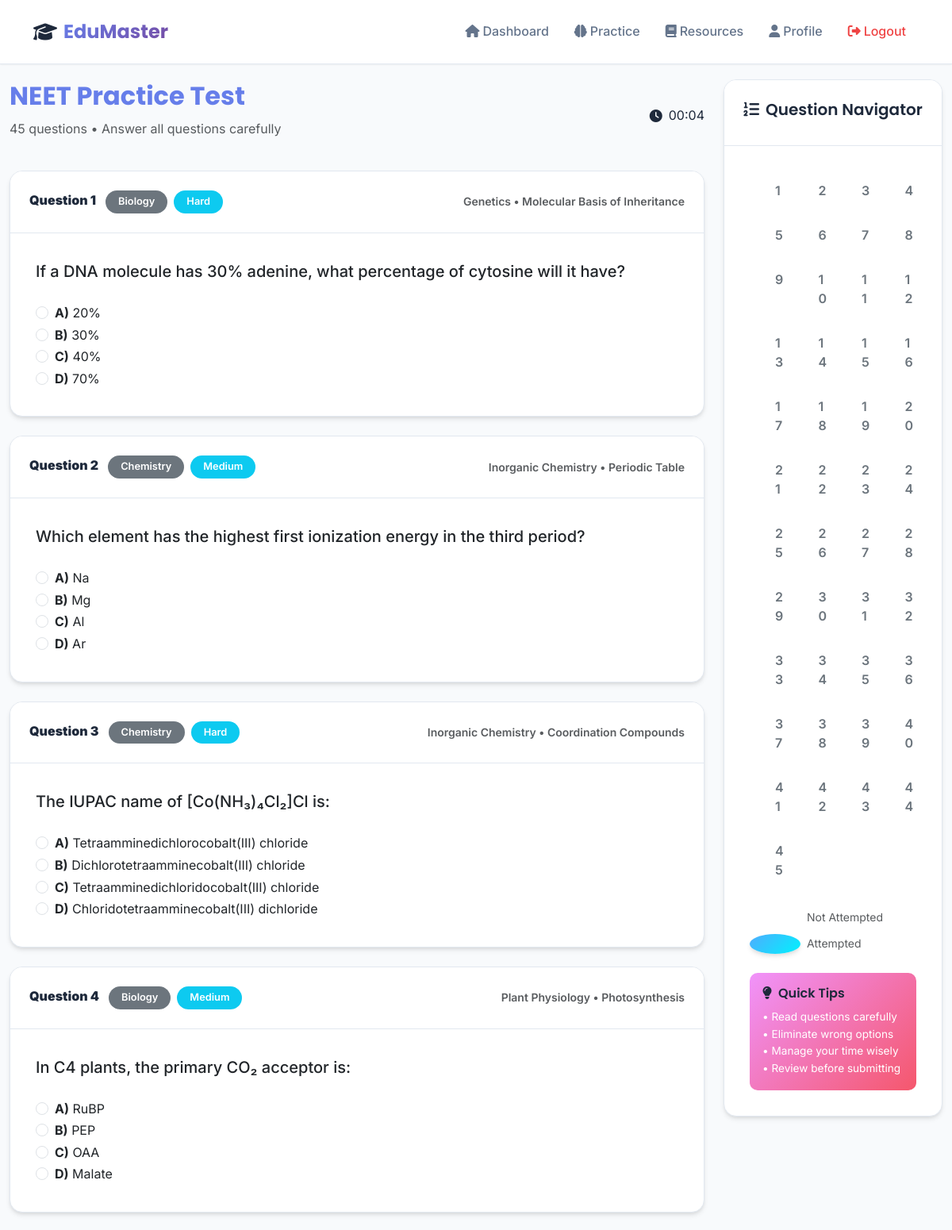
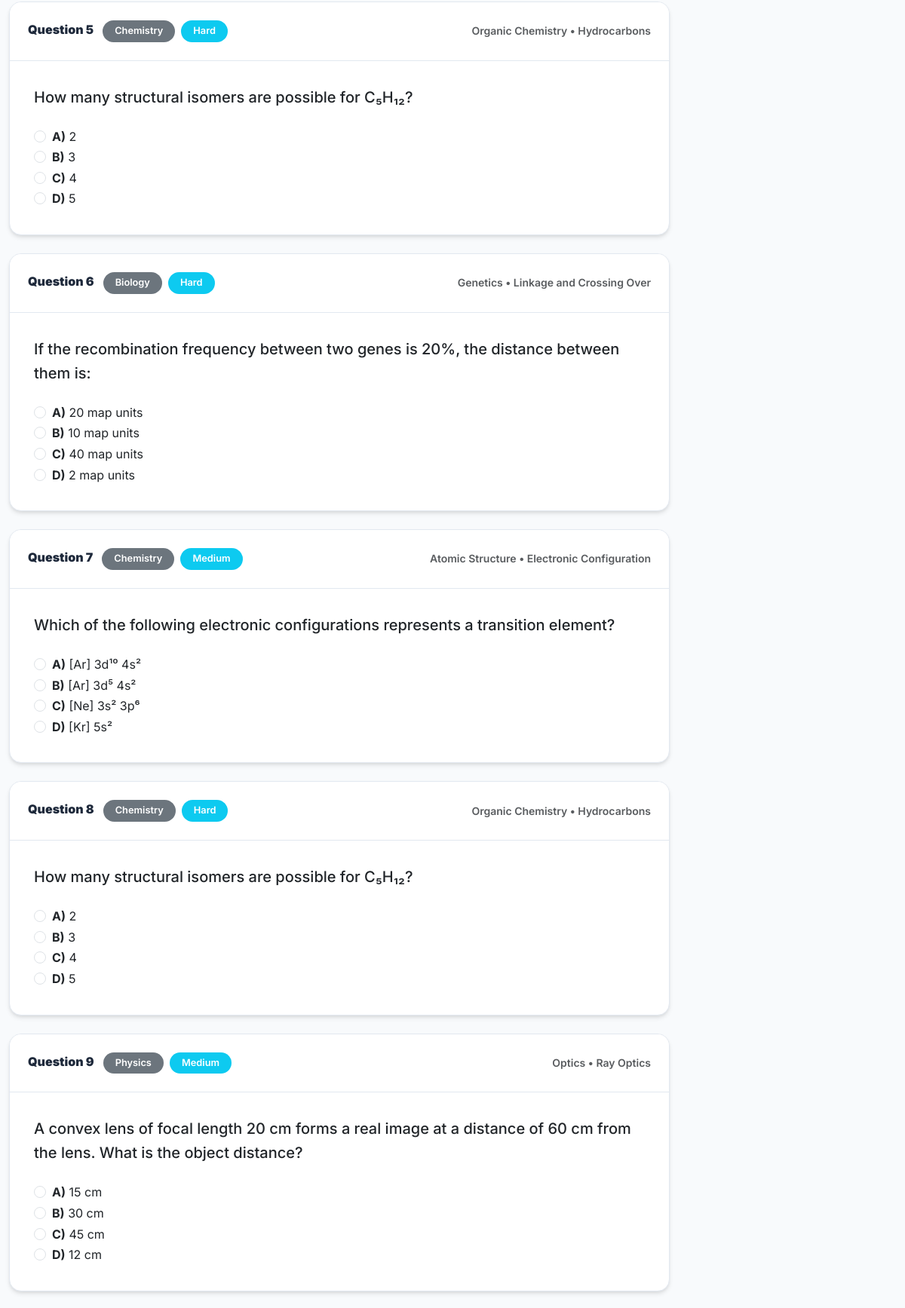
Screenshot of /start_test/neet_practice (signed in, upper part) with the database file from the repository (2 pictures, top to bottom).
### tables this page shows
CREATE TABLE questions (
            id INTEGER PRIMARY KEY AUTOINCREMENT,
            subject TEXT NOT NULL,
            chapter TEXT NOT NULL,
            topic TEXT NOT NULL,
            difficulty TEXT NOT NULL,
            question_text TEXT NOT NULL,
            option_a TEXT NOT NULL,
            option_b TEXT NOT NULL,
            option_c TEXT NOT NULL,
            option_d TEXT NOT NULL,
            correct_answer TEXT NOT NULL,
            explanation TEXT,
            stream TEXT NOT NULL,
            created_at TIMESTAMP DEFAULT CURRENT_TIMESTAMP
        );

### simple_app.py (the view)
@app.route('/start_test/<test_type>')
def start_test(test_type):
    user = get_current_user()
    if not user:
        return redirect(url_for('login'))
    test_configs = {
        'neet_full': {
            'name': 'NEET Full Test',
            'questions': 180,
            'duration': 180,  # 3 hours in minutes
            'marks_correct': 4,
            'marks_wrong': -1,
            'marks_unattempted': 0
        },
        'jee_full': {
            'name': 'JEE Main Full Test',
            'questions': 75,
            'duration': 180,  # 3 hours in minutes
            'marks_correct': 4,
            'marks_wrong': -1,
            'marks_unattempted': 0
        },
        'neet_practice': {
            'name': 'NEET Practice Test',
            'questions': 45,  # 1/4th of full test
            'duration': 45,
            'marks_correct': 4,
            'marks_wrong': -1,
            'marks_unattempted': 0
        },
        'jee_practice': {
            'name': 'JEE Practice Test',
            'questions': 20,  # Approx 1/4th of full test
            'duration': 45,
            'marks_correct': 4,
            'marks_wrong': -1,
            'marks_unattempted': 0
        }
    }
    if test_type not in test_configs:
        flash('Invalid test type')
        return redirect(url_for('practice'))
    config = test_configs[test_type]
    if user['stream'] == 'NEET' and 'jee' in test_type:
        flash('You are enrolled in NEET stream. Please select NEET tests.')
        return redirect(url_for('practice'))
    elif user['stream'] == 'JEE' and 'neet' in test_type:
        flash('You are enrolled in JEE stream. Please select JEE tests.')
        return redirect(url_for('practice'))
    conn = get_db()
    recent_attempts = conn.execute('''
        SELECT questions_attempted FROM test_attempts
        WHERE user_id = ? ORDER BY created_at DESC LIMIT 5
    ''', (user['id'],)).fetchall()
    attempted_ids = set()
    for attempt in recent_attempts:
        try:
            ids = json.loads(attempt['questions_attempted'])
            attempted_ids.update(ids)
        except:
            pass
    if attempted_ids:
        placeholders = ','.join(['?'] * len(attempted_ids))
        questions = conn.execute(f'''
            SELECT * FROM questions WHERE stream = ? AND id NOT IN ({placeholders})
            ORDER BY RANDOM() LIMIT ?
        ''', [user['stream']] + list(attempted_ids) + [config['questions']]).fetchall()
    else:
        questions = conn.execute('''
            SELECT * FROM questions WHERE stream = ?
            ORDER BY RANDOM() LIMIT ?
        ''', (user['stream'], config['questions'])).fetchall()
    conn.close()
    if len(questions) < config['questions']:
        flash(f'Not enough questions available. Only {len(questions)} questions found.')
    session['test_questions'] = [q['id'] for q in questions]
    session['test_type'] = test_type
    session['test_config'] = config
    session['test_start_time'] = datetime.now().isoformat()
    return render_template('test.html',
                         questions=questions,
                         test_config=config,
                         test_type=config['name'])

### simple_app.py (called while the page is built)
def get_db():
    conn = sqlite3.connect(DATABASE)
    conn.row_factory = sqlite3.Row
    return conn

def get_current_user():
    if 'user_id' in session:
        conn = get_db()
        user = conn.execute('SELECT * FROM users WHERE id = ?', (session['user_id'],)).fetchone()
        conn.close()
        return user
    return get_user_from_session()

@app.before_request
def load_user_from_session():
    if 'user_id' not in session:
        session_token = session.get('session_token')
        if session_token:
            user = get_user_from_session()
            if user:
                session['user_id'] = user['id']

### templates/test.html (shortened to what this page needs)
{% extends "base.html" %}
{% block content %}
<div class="container-fluid">
    <div class="row">
        <div class="col-lg-9">
            <div class="d-flex justify-content-between align-items-center mb-4">
                <div>
                    <h2 style="color: #667eea; font-weight: 700;">{{ test_type }}</h2>
                    <p class="text-muted">{{ questions|length }} questions • Answer all questions carefully</p>
                </div>
                <div id="timer" class="d-flex align-items-center">
                    <i class="fas fa-clock me-2"></i>
                    <span>00:00</span>
                </div>
            </div>
            <form method="POST" action="{{ url_for('submit_test') }}" id="testForm">
                {% for question in questions %}
                <div class="card question-card mb-4 {% if question.subject == 'Physics' %}physics-accent{% elif question.subject == 'Chemistry' %}chemistry-accent{% elif question.subject == 'Biology' %}biology-accent{% elif question.subject == 'Mathematics' %}mathematics-accent{% endif %}">
                    <div class="card-header d-flex justify-content-between align-items-center">
                        <div>
                            <strong>Question {{ loop.index }}</strong>
                            <span class="badge bg-secondary ms-2">{{ question['subject'] }}</span>
                            <span class="badge bg-info ms-1">{{ question['difficulty'] }}</span>
                        </div>
                        <small class="text-muted">{{ question['chapter'] }} • {{ question['topic'] }}</small>
                    </div>
                    <div class="card-body">
                        <div class="question-text mb-4">
                            <p class="fs-5 fw-medium">{{ question['question_text'] }}</p>
                        </div>
                        <div class="options">
                            <div class="form-check">
                                <input class="form-check-input" type="radio" name="question_{{ question['id'] }}" id="q{{ question['id'] }}_a" value="A">
                                <label class="form-check-label w-100" for="q{{ question['id'] }}_a">
                                    <strong>A)</strong> {{ question['option_a'] }}
                                </label>
                            </div>
                            <div class="form-check">
                                <input class="form-check-input" type="radio" name="question_{{ question['id'] }}" id="q{{ question['id'] }}_b" value="B">
                                <label class="form-check-label w-100" for="q{{ question['id'] }}_b">
                                    <strong>B)</strong> {{ question['option_b'] }}
                                </label>
                            </div>
                            <div class="form-check">
                                <input class="form-check-input" type="radio" name="question_{{ question['id'] }}" id="q{{ question['id'] }}_c" value="C">
                                <label class="form-check-label w-100" for="q{{ question['id'] }}_c">
                                    <strong>C)</strong> {{ question['option_c'] }}
                                </label>
                            </div>
                            <div class="form-check">
                                <input class="form-check-input" type="radio" name="question_{{ question['id'] }}" id="q{{ question['id'] }}_d" value="D">
                                <label class="form-check-label w-100" for="q{{ question['id'] }}_d">
                                    <strong>D)</strong> {{ question['option_d'] }}
                                </label>
                            </div>
                        </div>
                    </div>
                </div>
                {% endfor %}
            </form>
        </div>
        <div class="col-lg-3">
            <div class="card sticky-top" style="top: 2rem;">
                <div class="card-header">
                    <h5><i class="fas fa-list-ol me-2"></i>Question Navigator</h5>
                </div>
                <div class="card-body">
                    <div class="row g-2">
                        {% for question in questions %}
                        <div class="col-3">
                            <button type="button" class="btn btn-outline-secondary question-nav w-100"
                                    data-question="{{ loop.index }}" onclick="scrollToQuestion({{ loop.index }})">
                                {{ loop.index }}
                            </button>
                        </div>
                        {% endfor %}
                    </div>
                    <div class="mt-4">
                        <div class="d-flex align-items-center mb-2">
                            <div class="btn btn-outline-secondary btn-sm me-2" style="width: 25px; height: 25px; border-radius: 50%;"></div>
                            <small class="text-muted">Not Attempted</small>
                        </div>
                        <div class="d-flex align-items-center mb-2">
                            <div class="btn btn-success btn-sm me-2" style="width: 25px; height: 25px; border-radius: 50%;"></div>
                            <small class="text-muted">Attempted</small>
                        </div>
                    </div>
                    <div class="mt-4 p-3" style="background: linear-gradient(135deg, #f093fb 0%, #f5576c 100%); border-radius: 10px; color: white;">
                        <h6 class="mb-2"><i class="fas fa-lightbulb me-2"></i>Quick Tips</h6>
                        <ul class="list-unstyled mb-0" style="font-size: 0.85rem;">
                            <li>• Read questions carefully</li>
                            <li>• Eliminate wrong options</li>
                            <li>• Manage your time wisely</li>
                            <li>• Review before submitting</li>
                        </ul>
                    </div>
                </div>
            </div>
        </div>
    </div>
</div>
{% endblock %}

### static/css/style.css (style rules this page uses)
:root { --primary-gradient: linear-gradient(135deg, #667eea 0%, #764ba2 100%); --secondary-gradient: linear-gradient(135deg, #f093fb 0%, #f5576c 100%); --success-gradient: linear-gradient(135deg, #4facfe 0%, #00f2fe 100%); --warning-gradient: linear-gradient(135deg, #43e97b 0%, #38f9d7 100%); --bg-primary: #f8fafc; --bg-secondary: #ffffff; --text-primary: #1e293b; --text-secondary: #64748b; --text-muted: #94a3b8; --border-color: #e2e8f0; --shadow-sm: 0 1px 2px 0 rgba(0, 0, 0, 0.05); --shadow-md: 0 4px 6px -1px rgba(0, 0, 0, 0.1), 0 2px 4px -1px rgba(0, 0, 0, 0.06); --shadow-lg: 0 10px 15px -3px rgba(0, 0, 0, 0.1), 0 4px 6px -2px rgba(0, 0, 0, 0.05); --shadow-xl: 0 20px 25px -5px rgba(0, 0, 0, 0.1), 0 10px 10px -5px rgba(0, 0, 0, 0.04); --border-radius: 16px; --border-radius-sm: 8px; --border-radius-lg: 24px; }
* { margin: 0; padding: 0; box-sizing: border-box; }
body { font-family: 'Inter', -apple-system, BlinkMacSystemFont, 'Segoe UI', sans-serif; background: var(--bg-primary); color: var(--text-primary); line-height: 1.6; font-weight: 400; }
h1, h2, h3, h4, h5, h6 { font-family: 'Poppins', sans-serif; font-weight: 600; line-height: 1.3; color: var(--text-primary); }
.card { background: var(--bg-secondary); border: 1px solid var(--border-color); border-radius: var(--border-radius); box-shadow: var(--shadow-md); transition: all 0.3s ease; overflow: hidden; }
.card-header { background: var(--bg-secondary); border-bottom: 1px solid var(--border-color); padding: 1.5rem; font-weight: 600; color: var(--text-primary); }
.card-body { padding: 2rem; }
.btn { font-weight: 600; padding: 0.75rem 2rem; border-radius: var(--border-radius-sm); border: none; transition: all 0.3s ease; text-transform: none; letter-spacing: 0.025em; position: relative; overflow: hidden; }
.btn::before { content: ''; position: absolute; top: 0; left: -100%; width: 100%; height: 100%; background: linear-gradient(90deg, transparent, rgba(255, 255, 255, 0.2), transparent); transition: left 0.5s; }
.btn-success { background: var(--success-gradient); color: white; box-shadow: var(--shadow-md); }
.badge { font-size: 0.8rem; padding: 0.5rem 1rem; border-radius: 50px; font-weight: 600; }

### rows the page displays
questions: subject "Biology", difficulty "Hard", chapter "Genetics", topic "Molecular Basis of Inheritance", question_text "If a DNA molecule has 30% adenine, what percentage of cytosine will it have?", option_a "20%", option_b "30%", option_c "40%", option_d "70%"
questions: subject "Chemistry", difficulty "Medium", chapter "Inorganic Chemistry", topic "Periodic Table", question_text "Which element has the highest first ionization energy in the third period?", option_a "Na", option_b "Mg", option_c "Al", option_d "Ar"
questions: subject "Chemistry", difficulty "Hard", chapter "Inorganic Chemistry", topic "Coordination Compounds", question_text "The IUPAC name of [Co(NH₃)₄Cl₂]Cl is:", option_a "Tetraamminedichlorocobalt(III) chloride", option_b "Dichlorotetraamminecobalt(III) chloride", option_c "Tetraamminedichloridocobalt(III) chloride", option_d "Chloridotetraamminecobalt(III) dichloride"
questions: subject "Biology", difficulty "Medium", chapter "Plant Physiology", topic "Photosynthesis", question_text "In C4 plants, the primary CO₂ acceptor is:", option_a "RuBP", option_b "PEP", option_c "OAA", option_d "Malate"
questions: subject "Chemistry", difficulty "Hard", chapter "Organic Chemistry", topic "Hydrocarbons", question_text "How many structural isomers are possible for C₅H₁₂?", option_a "2", option_b "3", option_c "4", option_d "5"
questions: subject "Biology", difficulty "Hard", chapter "Genetics", topic "Linkage and Crossing Over", question_text "If the recombination frequency between two genes is 20%, the distance between them is:", option_a "20 map units", option_b "10 map units", option_c "40 map units", option_d "2 map units"
questions: subject "Chemistry", difficulty "Medium", chapter "Atomic Structure", topic "Electronic Configuration", question_text "Which of the following electronic configurations represents a transition element?", option_a "[Ar] 3d¹⁰ 4s²", option_b "[Ar] 3d⁵ 4s²", option_c "[Ne] 3s² 3p⁶", option_d "[Kr] 5s²"
questions: subject "Chemistry", difficulty "Hard", chapter "Organic Chemistry", topic "Hydrocarbons", question_text "How many structural isomers are possible for C₅H₁₂?", option_a "2", option_b "3", option_c "4", option_d "5"
questions: subject "Physics", difficulty "Medium", chapter "Optics", topic "Ray Optics", question_text "A convex lens of focal length 20 cm forms a real image at a distance of 60 cm from the lens. What is the object distance?", option_a "15 cm", option_b "30 cm", option_c "45 cm", option_d "12 cm"

### other values shown
{{ test_type }} "NEET Practice Test"
{{ questions|length }} "45"
